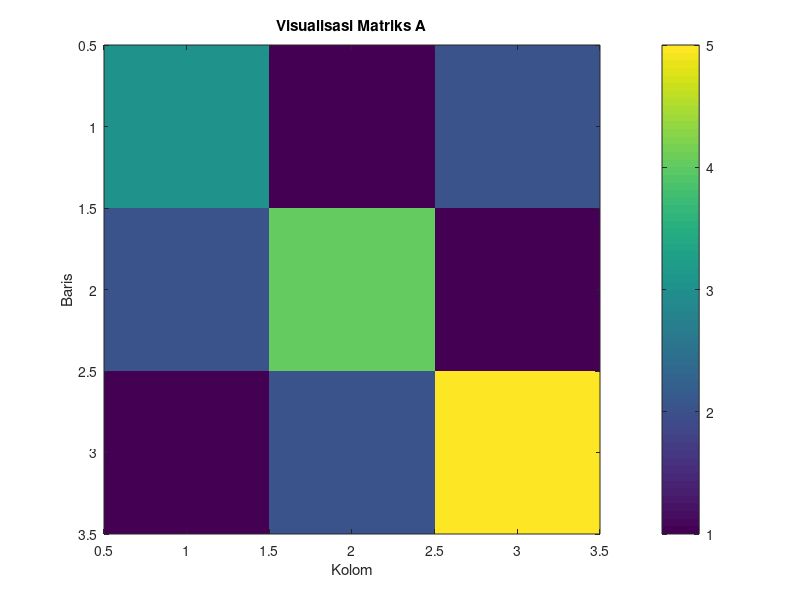

Write MATLAB code to recreate this figure. (Note: this script raises an error after producing the figure.)
% =====================================================
% UTS Matematika Sains Data
% Soal 2 — Matriks, Invers, dan Citra
% Nama : Raissa Ariya Antya
% NIM  : 2510514011
% =====================================================

clc; clear; close all;

% Matriks A
A = [3 1 2;
     2 4 1;
     1 2 5];

disp('Matriks A =')
disp(A)

% Determinan
detA = det(A)

% Invers
invA = inv(A)

% Verifikasi
cek = A*invA

% Visualisasi matriks sebagai citra
figure;
imagesc(A)
colorbar
title('Visualisasi Matriks A')
xlabel('Kolom')
ylabel('Baris')

disp('time stamp');
disp(datetime('now', 'format', 'default'));
saveas(gcf,'fig_s2_citra.png')
